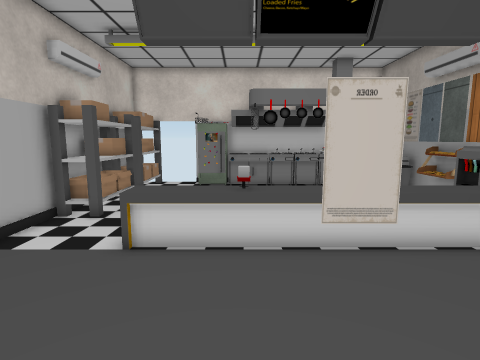
view 1 (above)

13 first-person views from a walk through a 3-D level made in the Unity game engine. The camera is 1.4 m above the floor, tilts 8° down and sees 80° across. Doors are open. The floor is counted in squares, 0.5 m on a side. Each view is taken from the middle of a square. On the plan, view 1 faces up. The plan holds only what a view shows up to about 20 squares ahead; the rest is blank. The place goes on beyond the plan. The player is left out. Some surface patterns are stand-ins.

view 2
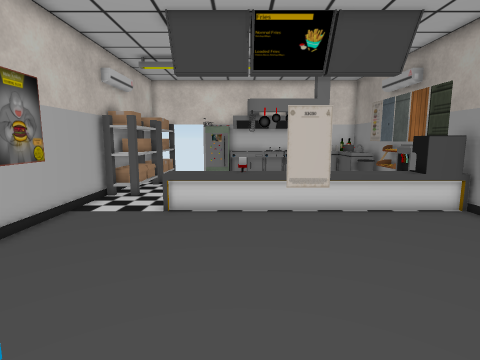

view 3
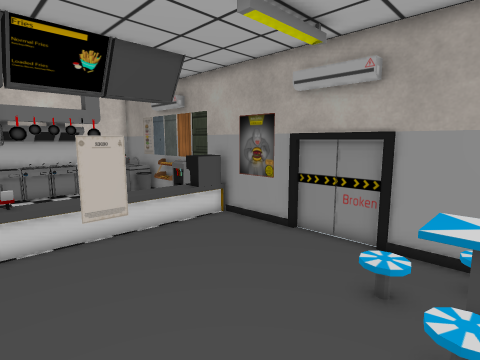

view 4
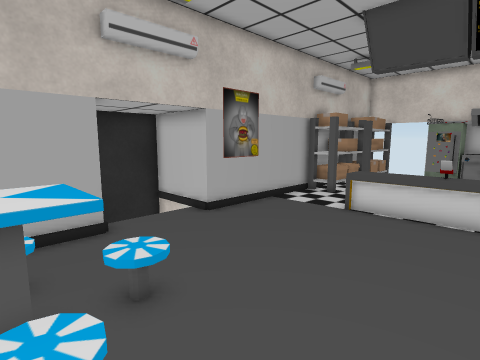

view 5
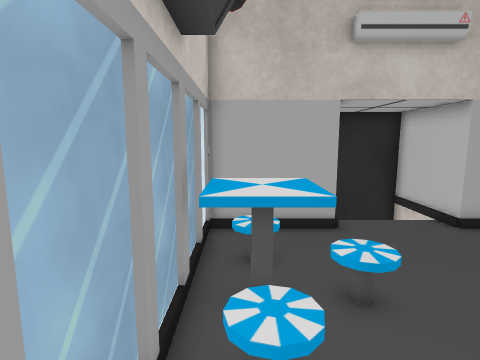

view 6
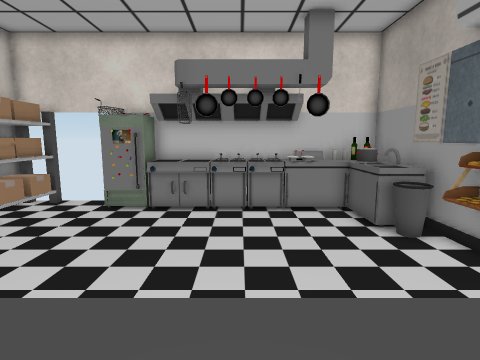

view 7
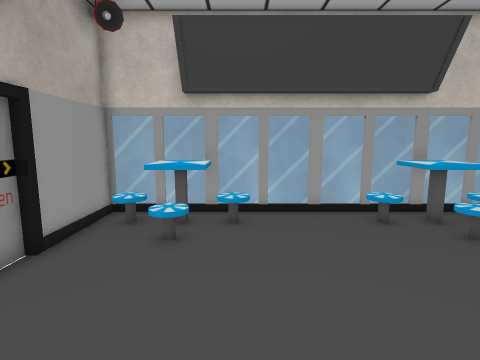

view 8
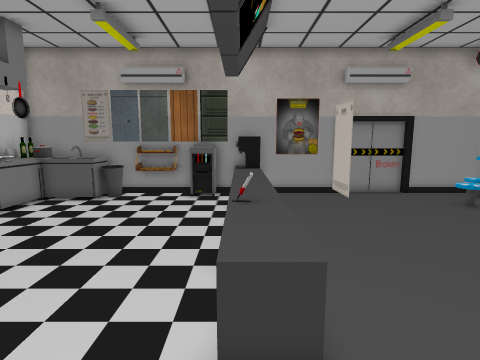

view 9
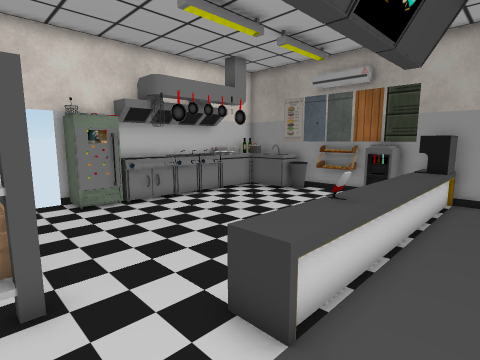

view 10
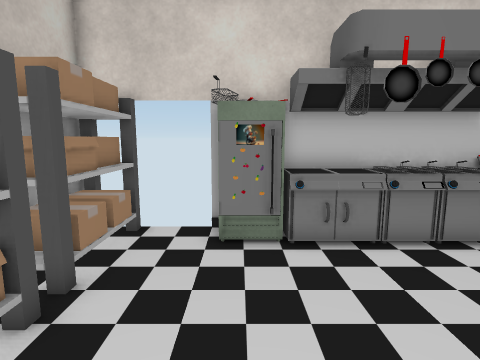

view 11
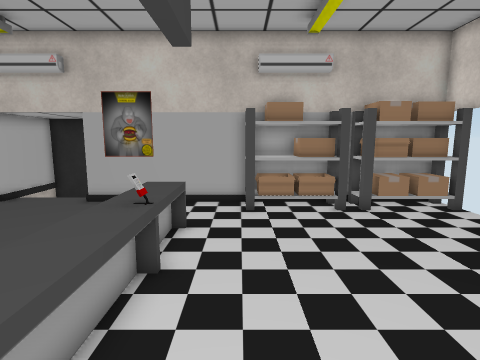

view 12
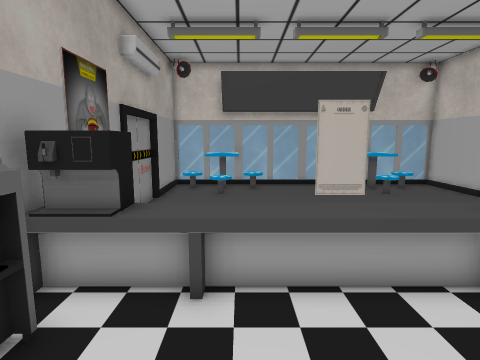

view 13
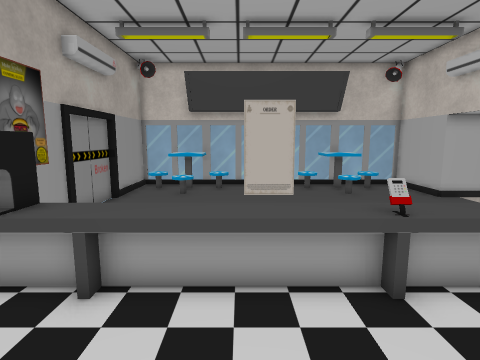

### Floor plan
Key: @ floor where view 1 was taken; # wall or solid block; x gap in a wall; . floor; / step, stairs or slope; D open door; F fridge; C counter; S sink; B bin; M machine; O other object.
Columns run from 11 left of view 1 to 9 right of it. Each row starts with its distance up from view 1.
 19     OOODD####### OOOO
 18     #OO.#FFOOOOOCCOO#
 17     #OO...OOOOOOCCSO#
 16     # O...........SS#
 15     #OO...........SB#
 14     #OO............B#
 13     #OO............O#
 12     #OO............OO
 11     #OO............O#
 10     #OO............OO
  9     #..............O#
  8     #...OOOMOOOOOOMM#
  7     #...OOOOOOOOOOMM#
  6     #...............#
  5     #........#......#
  4     #...............#
  3 #####...............#
  2 #  /................#
  1 #  /................#
  0 #  /.......@........#
 -1 #####...............#
 -2     #...O/.......O..#
 -3     #..OOO/.....OOO.#
 -4     #..OOO/....OOOOO#
 -5     # x #O# x x # ###
 -6        ####    ######

Positions as (right, up) in squares from view 1, and headings:
1: (0, 0), facing up
2: (0, -4), facing up
3: (-1, -4), facing up-right
4: (2, -4), facing up-left
5: (2, -4), facing left
6: (3, 6), facing up
7: (4, 6), facing down
8: (-6, 8), facing right
9: (-6, 5), facing up-right
10: (-2, 10), facing up
11: (6, 10), facing left
12: (5, 13), facing down
13: (3, 13), facing down
